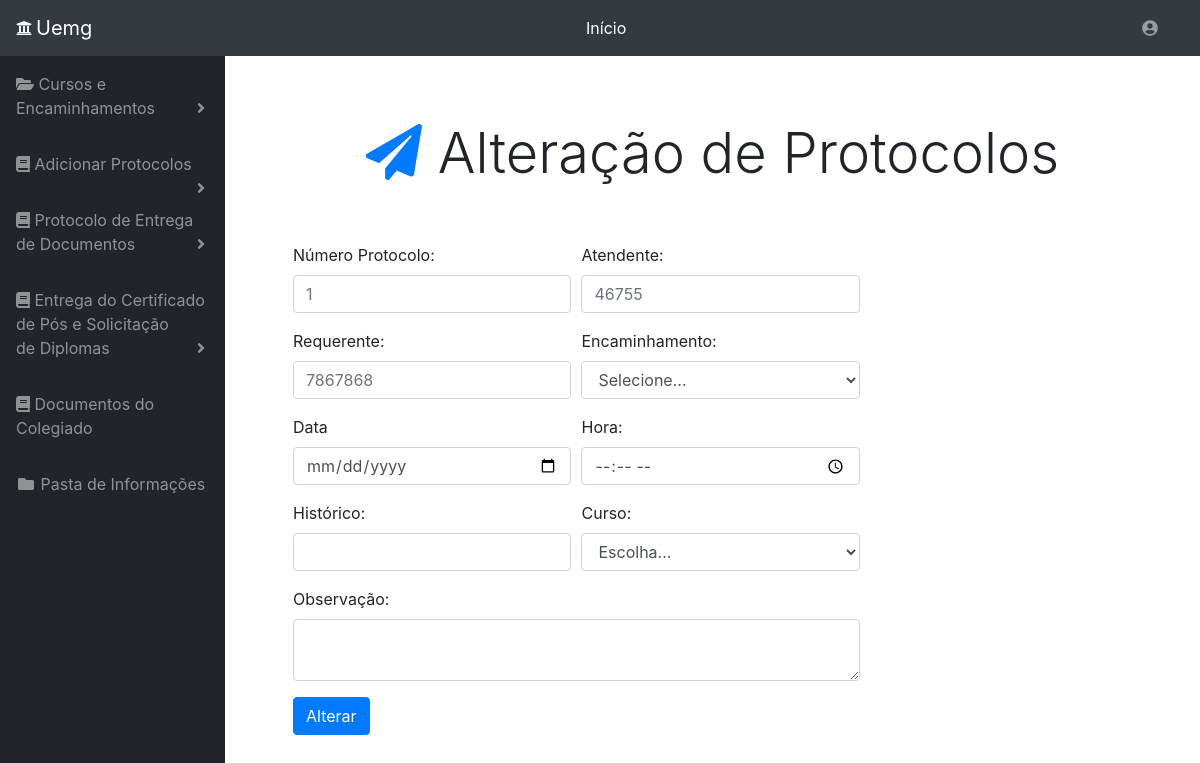
The app's page /alteraprotos.php?id=1231437 with its own data.
### tables this page shows
CREATE TABLE `addprotocolos` (
  `Id` int(11) NOT NULL,
  `nome` varchar(255) NOT NULL,
  `atendente` varchar(255) NOT NULL,
  `curso` varchar(255) NOT NULL,
  `historico` varchar(255) NOT NULL,
  `data` date NOT NULL,
  `observacao` varchar(1000) NOT NULL,
  `numproto` varchar(255) NOT NULL,
  `ra` varchar(50) NOT NULL,
  `obsevacaocolegiado` varchar(255) NOT NULL,
  `cursocolegiado` varchar(255) NOT NULL,
  `encaminhamento` varchar(255) NOT NULL,
  `encaminhamentocolegiado` varchar(255) NOT NULL,
  `vencimento` varchar(255) NOT NULL,
  `dataretirada` date NOT NULL,
  `hora` time NOT NULL,
  `datavencimento` date NOT NULL,
  `statusColeg` tinyint(1) NOT NULL,
  `status` tinyint(1) NOT NULL
);

### alteraprotos.php (the view, shortened to what this page needs)
<!DOCTYPE html>
<head>
    <link rel="stylesheet" href="https://stackpath.bootstrapcdn.com/bootstrap/4.1.3/css/bootstrap.min.css">
    <link rel="stylesheet" type="text/css" media="screen" href="menu.css" />
    <link rel="stylesheet" href="https://use.fontawesome.com/releases/v5.5.0/css/all.css">
</head>
<body id="page-top">
    <nav class="navbar navbar-expand navbar-dark bg-dark static-top">
      <i class="fas fa-university text-light mr-1"></i>
      <a class="navbar-brand mr-1" href="menu.php">Uemg</a>
      <form class="d-none d-md-inline-block form-inline ml-auto mr-0 mr-md-3 my-2 my-md-0">
        <ul class="navbar-nav ml-auto ml-md-0">
            <li class="nav-item dropdown no-arrow">
              <a class="nav-link dropdown-toggle text-white" href="menu.php" id="userDropdown" role="button" >
                Início
              </a>
            </li>
        </ul>
       </form>
      <form class="d-none d-md-inline-block form-inline ml-auto mr-0 mr-md-3 my-2 my-md-0">
        <ul class="navbar-nav ml-auto ml-md-0">
          <li class="nav-item dropdown no-arrow">
            <a class="nav-link dropdown-toggle" href="#" id="userDropdown" role="button" data-toggle="dropdown" aria-haspopup="true" aria-expanded="false">
               <i class="fas fa-user-circle fa-fw"></i>
             </a>
         </li>
        </ul>
      </form>
    </nav>
    <div id="wrapper">
      <ul class="sidebar navbar-nav">
        <li class="nav-item dropdown">
          <a class="nav-link dropdown-toggle" href="#" id="pagesDropdown" role="button" data-toggle="dropdown" aria-haspopup="true" aria-expanded="false">
            <i class="fa fa-folder-open" aria-hidden="true"></i>
            <span>Cursos e <br> Encaminhamentos</span>
          </a>
        </li>
        <li class="nav-item dropdown">
          <a class="nav-link dropdown-toggle" href="#" id="pagesDropdown" role="button" data-toggle="dropdown" aria-haspopup="true" aria-expanded="false">
            <i class="fa fa-book" aria-hidden="true"></i>
            <span>Adicionar Protocolos</span></a>
        </li>
        <li class="nav-item dropdown">
          <a class="nav-link dropdown-toggle" href="#" id="pagesDropdown" role="button" data-toggle="dropdown" aria-haspopup="true" aria-expanded="false">
            <i class="fa fa-book" aria-hidden="true"></i>
            <span>Protocolo de Entrega de Documentos</span></a>
        </li>
         <li class="nav-item dropdown">
          <a class="nav-link dropdown-toggle" href="#" id="pagesDropdown" role="button" data-toggle="dropdown" aria-haspopup="true" aria-expanded="false">
            <i class="fa fa-book" aria-hidden="true"></i>
            <span>Entrega do Certificado de Pós e Solicitação <br> de Diplomas</span></a>
        </li>
        <li class="nav-item">
          <a class="nav-link" href="#">
            <i class="fa fa-book" aria-hidden="true"></i>
            <span>Documentos do Colegiado</span></a>
        </li>
        <li class="nav-item">
          <a class="nav-link" href="#">
            <i class="fas fa-fw fa-folder"></i>
            <span>Pasta de Informações</span></a>
        </li>
      </ul>
<div id="content-wrapper">
        <div class="container-fluid">
          <?php
              $servername = "127.0.0.1";
              $database = "protocolos";
              $username = "root";
              $password = "";
              $id=$_GET['id'];
              $conn = mysqli_connect($servername, $username, $password, $database);
              $sql = "SELECT * FROM addprotocolos WHERE Id='$id'";
                  $consulta = mysqli_query($conn, $sql);
              while( $dados = mysqli_fetch_assoc($consulta)){
              ?>
    <div class="row">
      <div class="col-12 text-center my-5">
        <h1 class="display-4"><i class="fa fa-paper-plane text-primary mr-3" aria-hidden="true"></i>Alteração de Protocolos</h1>
      </div>
    </div>
    <div class="row mb-5 justifiy-content-center">
      <div class="col-sm-12 col-md-10 col-lg-8">
        <form method="post">
          <div class="form-row ml-5">
            <div class="form-group col-sm-6 ">
              <label for="inputNumProto">Número Protocolo:</label>
              <input type="text" class="form-control" id="inputNumProto" name="numproto" placeholder="<?php echo $dados['numproto']; ?>" required="">
            </div>
            <div class="form-group col-sm-6">
              <label for="inputNomeAtendente">Atendente:</label>
              <input type="text" class="form-control" id="inputNomeAtendetne" name="nomeatendente" placeholder="<?php echo $dados['atendente']; ?>" required="">
            </div>
          </div>
           <div class="form-row ml-5">
                <div class="form-group col-sm-6 ">
                  <label for="inputNomeAten">Requerente:</label>
                  <input type="text" class="form-control" id="inputNomeAten" name="nomeatendido" placeholder="<?php echo $dados['nome']; ?>" required="">
                </div>
                <div class="form-group col-sm-6">
              <label for="inputEncaminhamento">Encaminhamento:</label>
              <select id="inputEncaminhamento" class="form-control" name="encaminhamento">
                <option selected>Selecione...</option>
                     <?php
                        $servername = "127.0.0.1";
                        $database = "protocolos";
                        $username = "root";
                        $password = "";
                          $conn = mysqli_connect($servername, $username, $password, $database);
                          $sql = "SELECT * FROM encaminhamento";
                          $consulta = mysqli_query($conn, $sql);
                          while( $dados = mysqli_fetch_assoc($consulta)){
                                echo "<option>".$dados['encaminhamento']."</option>";
                           }
                     ?>
              </select>
            </div>
          </div>
          <div class="form-row ml-5">
            <div class="form-group col-sm-6">
              <label for="inputData">Data</label>
              <input type="date" class="form-control" id="inputData" name="data" required="" >
            </div>
            <div class="form-group col-sm-6">
              <label for="inputHora">Hora:</label>
              <input type="time" class="form-control" id="inputHora" name="hora" required="">
            </div>
          </div>
          <div class="form-row ml-5">
            <div class="form-group col-sm-6">
              <label for="inputHistorico">Histórico:</label>
              <input type="text" id="inputHistorico" class="form-control" name="historico" required="" placeholder="<?php echo $dados['historico']; ?>">
            </div>
          <div class="form-group col-sm-6">
              <label for="inputCurso">Curso:</label>
              <select id="inputCurso" class="form-control" name="curso">
                <option selected>Escolha...</option>
              </select>
               </div>
            </div>
          <div class="form-row ml-5">
            <div class="form-group col-sm-12 ">
              <label for="inputObservacao">Observação:</label>
              <textarea class="form-control" id="inputObservacao" name="observacao"></textarea>
            </div>
          </div>
          <div class="form-row ml-5">
            <div class="col-sm-12">
              <button type="submit" class="btn btn-primary" formaction="funções/mudaproto.php">Alterar</button>
          </div>
      <?php } ?>
        </div>
      </form>
    </div>
  </div>
        </div>
</div>
  </body>
</html>

### menu.css (style rules this page uses)
body { height: 100%; }
#wrapper { display: -webkit-box; display: -ms-flexbox; display: flex; }
#wrapper #content-wrapper { overflow-x: hidden; width: 100%; padding-top: 1rem; padding-bottom: 80px; }
.navbar-nav .nav-item.dropdown .dropdown-toggle::after { width: 1rem; text-align: center; float: right; vertical-align: 0; border: 0; font-weight: 900; content: '\f105'; font-family: 'Font Awesome 5 Free'; }
.navbar-nav .nav-item.dropdown.no-arrow .dropdown-toggle::after { display: none; }
.sidebar { width: 90px !important; background-color: #212529; min-height: calc(100vh - 56px); }
.sidebar .nav-item:last-child { margin-bottom: 1rem; }
.sidebar .nav-item .nav-link { text-align: center; padding: 0.75rem 1rem; width: 90px; }
.sidebar .nav-item .nav-link span { font-size: 0.65rem; display: block; }
.sidebar .nav-item.dropdown .dropdown-toggle::after { display: none; }
.sidebar .nav-item .nav-link { color: rgba(255, 255, 255, 0.5); }
@media (min-width: 768px) { .sidebar { width: 225px !important; } }
@media (min-width: 768px) { .sidebar .nav-item .nav-link { display: block; width: 100%; text-align: left; padding: 1rem; width: 225px; } }
@media (min-width: 768px) { .sidebar .nav-item .nav-link span { font-size: 1rem; display: inline; } }
@media (min-width: 768px) { .sidebar .nav-item.dropdown .dropdown-toggle::after { display: block; } }
button { background-color: white; border-style: solid; border-color: white; }

### records on screen
addprotocolos: numproto "1", nomeatendente "46755", nomeatendido "7867868"
